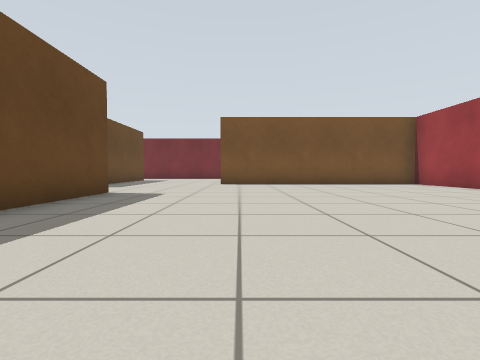
view 1 (above)

15 first-person views from a walk through a Gazebo world. The camera is 0.5 m above the floor, tilts 2° down and sees 85° across. The floor is counted in squares, 1 m on a side. Each view is taken from the middle of a square. On the plan, view 1 faces up. The plan holds only what a view shows up to about 9 squares ahead; the rest is blank.

view 2
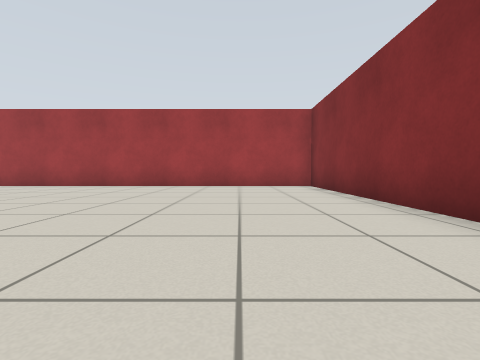

view 3
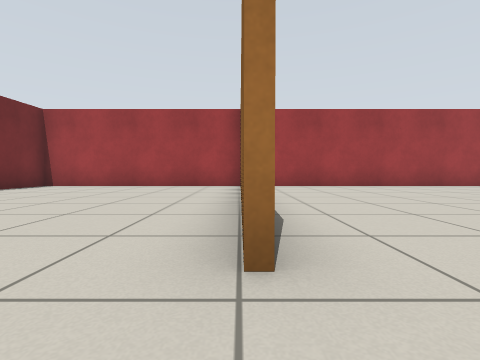

view 4
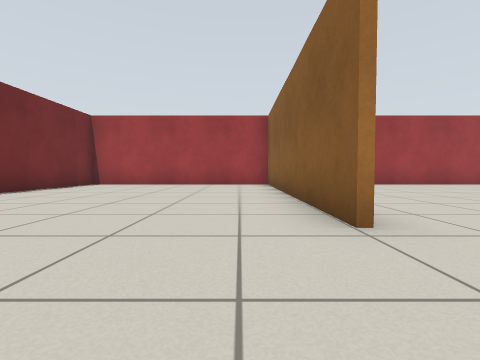

view 5
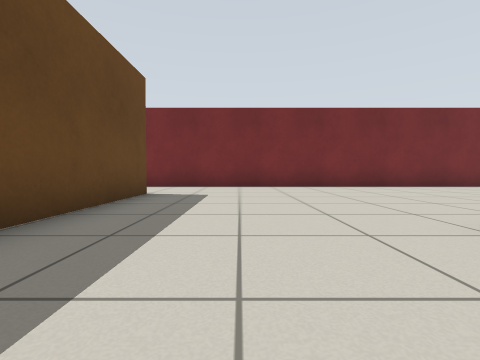

view 6
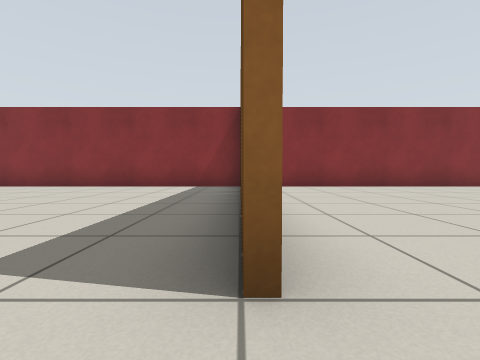

view 7
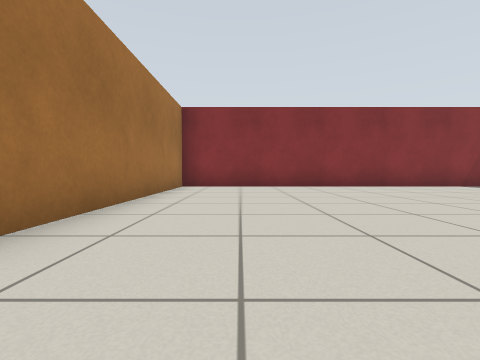

view 8
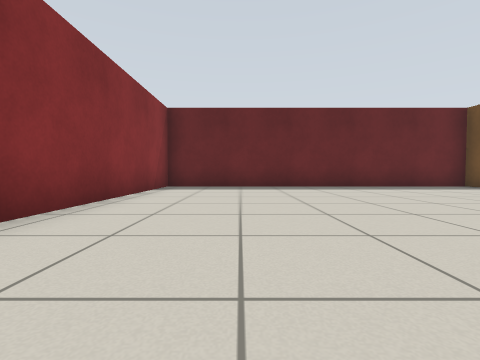

view 9
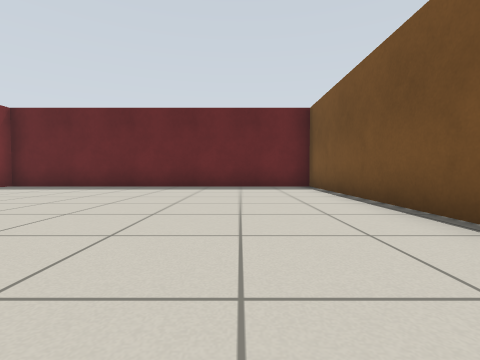

view 10
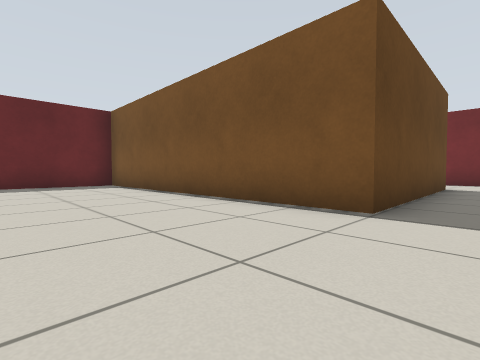

view 11
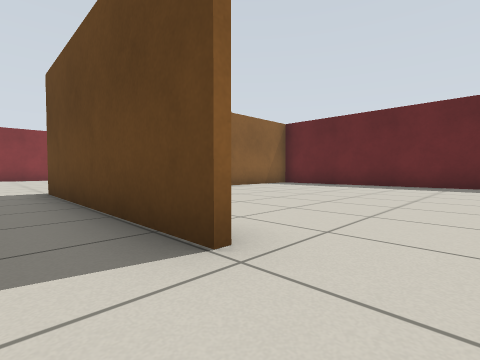

view 12
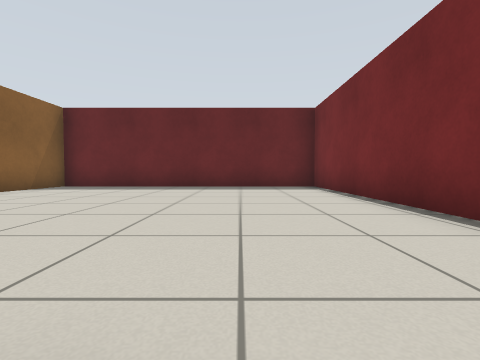

view 13
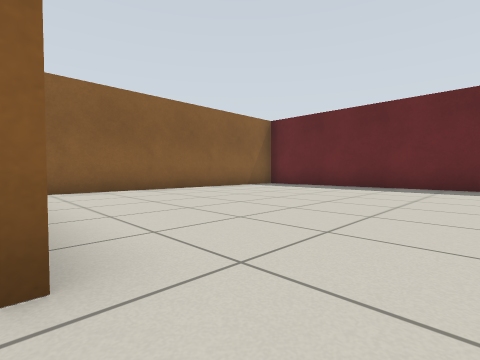

view 14
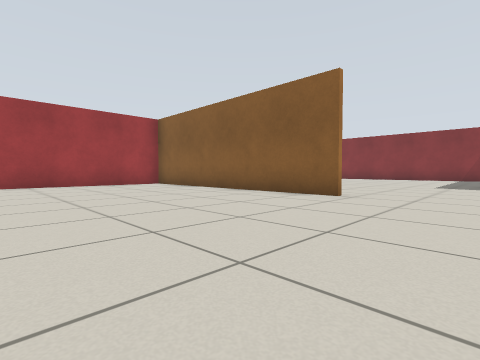

view 15
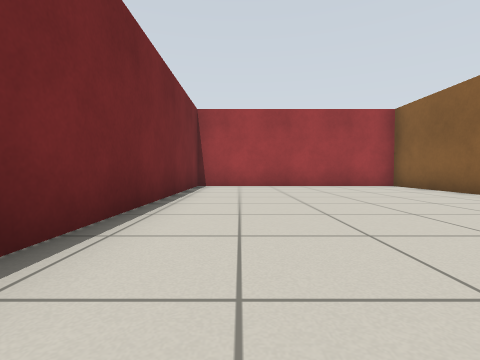

### Floor plan
Points are (right, up) in squares from view 1. A wall is a line through its corners. A room is listed if a view was taken in it or the views show most of it. See-through windows are left out.
Room 1 (views 1, 2, 3, 4, 5, 6, 11, 12, 13, 14, 15)
walls: (-0.8, 10) (6.6, 10) (6.6, 16.4) (-6, 16.4); (-3, 6) (-3, 3.3); (-5, 13.8) (-5, 8.2); (-2.9, -1.3) (6.6, -1.3) (6.6, 9.1)
ways out: opening at (-3.5, 6.5) to room 2; opening at (-5, 15) to room 3
Room 2 (views 7, 8, 9, 10)
walls: (-5, 8.2) (-13.4, 8.2) (-13.4, -1.3) (-2.9, -1.3); (-3.2, -1.4) (-3.2, 5.1)
ways out: opening at (-3.5, 6.5) to room 1
Room 3 (no view inside)
walls: (-7.5, 16.4) (-13.4, 16.4) (-13.4, 8.4) (-6, 8.4)
ways out: opening at (-5, 15) to room 1

Positions as (right, up) in squares from view 1, and headings:
1: (0, 0), facing up
2: (-2, 1), facing right
3: (-2, 10), facing right
4: (-3, 11), facing right
5: (-3, 8), facing up
6: (-3, 7), facing down
7: (-5, 7), facing down
8: (-5, 1), facing left
9: (-5, 6), facing left
10: (-4, 5), facing up-left
11: (-4, 15), facing down-left
12: (-5, 14), facing left
13: (-5, 15), facing down-left
14: (-3, 15), facing down-right
15: (-2, 15), facing right
